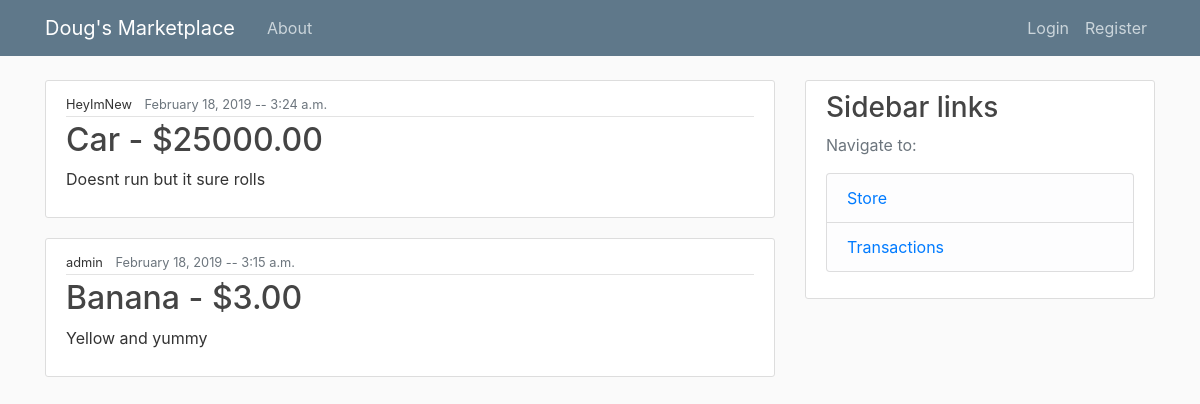
Before: / with the older database file.
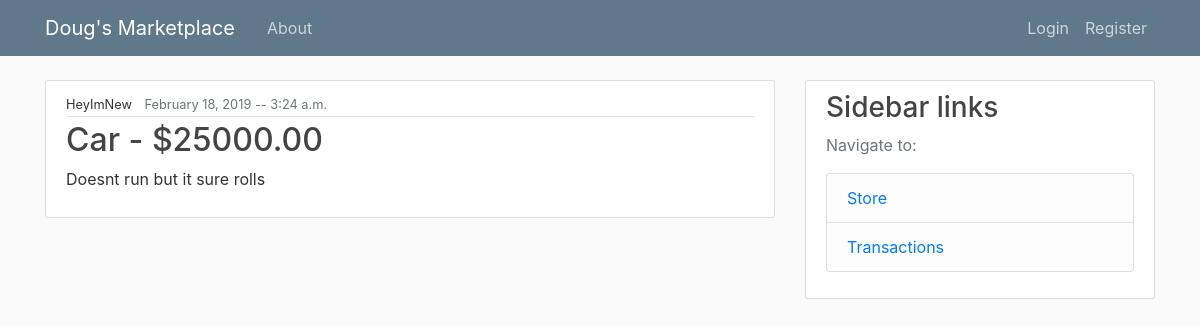
After: the same page with the newer database file.
### blog/models.py (models this page shows, shortened)
class Post(models.Model):
    name = models.CharField(max_length=100)
    description = models.TextField()
    date_posted = models.DateTimeField(default=timezone.now)
    price = models.DecimalField(max_digits=8, decimal_places=2)
    "Foreign key --> One user has many posts, but each post only has one user"
    "Models cascade deletes the post if author User is deleted"
    author = models.ForeignKey(User, on_delete=models.CASCADE)

### blog/views.py (the view)
# urls.py: path('', PostListView.as_view(), name='blog-home'),
class PostListView(ListView):
    model = Post
    template_name = 'blog/home.html'
    context_object_name = 'posts'
    ordering = ['-date_posted']

### blog/templates/blog/home.html
{% extends "blog/base.html" %}
{% block content %}
    {% for post in posts %}
        <article class="media content-section">
          <div class="media-body">
            <div class="article-metadata">
              <small class="mr-2" href="#">{{ post.author }}</small>
              <small class="text-muted">{{ post.date_posted|date:'F d, Y -- P' }}</small>
            </div>
            <h2><a class="article-title" href="{% url 'post-detail' post.id %}">{{ post.name }} - ${{ post.price}}</a></h2>
            <p class="article-content">{{ post.description }}</p>
          </div>
        </article>
    {% endfor %}
{%endblock content%}

Changed rows visible on the page:
removed Post: author "admin", date_posted "February 18, 2019 -- 3:15 a.m.", name "Banana", price "3.00", description "Yellow and yummy"
